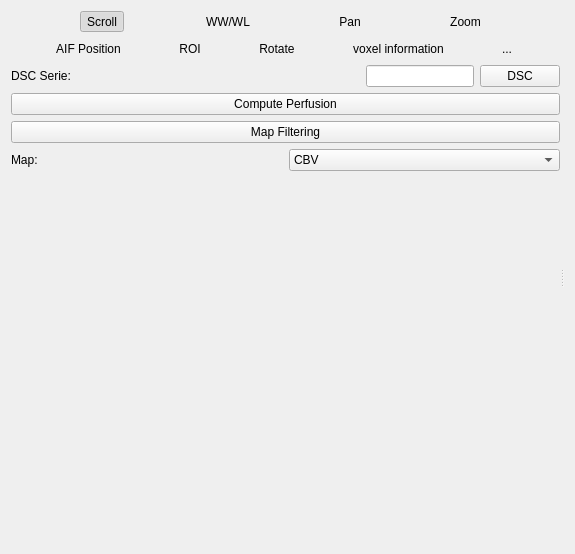
<?xml version="1.0" encoding="UTF-8"?>
<ui version="4.0">
 <class>udg::QPerfusionMapReconstructionExtensionBase</class>
 <widget class="QWidget" name="udg::QPerfusionMapReconstructionExtensionBase">
  <property name="geometry">
   <rect>
    <x>0</x>
    <y>0</y>
    <width>575</width>
    <height>554</height>
   </rect>
  </property>
  <property name="windowTitle">
   <string>Form</string>
  </property>
  <layout class="QHBoxLayout" name="horizontalLayout">
   <item>
    <widget class="QSplitter" name="m_verticalSplitter">
     <property name="orientation">
      <enum>Qt::Horizontal</enum>
     </property>
     <widget class="QSplitter" name="m_horizontalSplitter">
      <property name="sizePolicy">
       <sizepolicy hsizetype="Fixed" vsizetype="Fixed">
        <horstretch>0</horstretch>
        <verstretch>0</verstretch>
       </sizepolicy>
      </property>
      <property name="orientation">
       <enum>Qt::Vertical</enum>
      </property>
      <widget class="QWidget" name="layoutWidget_2">
       <layout class="QVBoxLayout">
        <property name="spacing">
         <number>6</number>
        </property>
        <property name="margin">
         <number>0</number>
        </property>
        <item>
         <layout class="QHBoxLayout">
          <property name="spacing">
           <number>6</number>
          </property>
          <property name="margin">
           <number>0</number>
          </property>
          <item>
           <widget class="QToolButton" name="m_slicingToolButton">
            <property name="text">
             <string>Scroll</string>
            </property>
            <property name="icon">
             <iconset>
              <normaloff/>
             </iconset>
            </property>
            <property name="iconSize">
             <size>
              <width>32</width>
              <height>32</height>
             </size>
            </property>
            <property name="checkable">
             <bool>true</bool>
            </property>
            <property name="checked">
             <bool>true</bool>
            </property>
            <property name="toolButtonStyle">
             <enum>Qt::ToolButtonTextUnderIcon</enum>
            </property>
            <property name="autoRaise">
             <bool>true</bool>
            </property>
           </widget>
          </item>
          <item>
           <widget class="QToolButton" name="m_windowLevelToolButton">
            <property name="text">
             <string>WW/WL</string>
            </property>
            <property name="icon">
             <iconset>
              <normaloff/>
             </iconset>
            </property>
            <property name="iconSize">
             <size>
              <width>32</width>
              <height>32</height>
             </size>
            </property>
            <property name="checkable">
             <bool>true</bool>
            </property>
            <property name="toolButtonStyle">
             <enum>Qt::ToolButtonTextUnderIcon</enum>
            </property>
            <property name="autoRaise">
             <bool>true</bool>
            </property>
           </widget>
          </item>
          <item>
           <widget class="QToolButton" name="m_translateToolButton">
            <property name="text">
             <string>Pan</string>
            </property>
            <property name="icon">
             <iconset>
              <normaloff/>
             </iconset>
            </property>
            <property name="iconSize">
             <size>
              <width>32</width>
              <height>32</height>
             </size>
            </property>
            <property name="checkable">
             <bool>true</bool>
            </property>
            <property name="toolButtonStyle">
             <enum>Qt::ToolButtonTextUnderIcon</enum>
            </property>
            <property name="autoRaise">
             <bool>true</bool>
            </property>
           </widget>
          </item>
          <item>
           <widget class="QToolButton" name="m_zoomToolButton">
            <property name="text">
             <string>Zoom</string>
            </property>
            <property name="icon">
             <iconset>
              <normaloff/>
             </iconset>
            </property>
            <property name="iconSize">
             <size>
              <width>32</width>
              <height>32</height>
             </size>
            </property>
            <property name="checkable">
             <bool>true</bool>
            </property>
            <property name="toolButtonStyle">
             <enum>Qt::ToolButtonTextUnderIcon</enum>
            </property>
            <property name="autoRaise">
             <bool>true</bool>
            </property>
           </widget>
          </item>
         </layout>
        </item>
        <item>
         <layout class="QHBoxLayout">
          <property name="spacing">
           <number>6</number>
          </property>
          <property name="margin">
           <number>0</number>
          </property>
          <item>
           <widget class="QToolButton" name="m_seedToolButton">
            <property name="text">
             <string>AIF Position</string>
            </property>
            <property name="icon">
             <iconset>
              <normaloff/>
             </iconset>
            </property>
            <property name="iconSize">
             <size>
              <width>32</width>
              <height>32</height>
             </size>
            </property>
            <property name="toolButtonStyle">
             <enum>Qt::ToolButtonTextUnderIcon</enum>
            </property>
            <property name="autoRaise">
             <bool>true</bool>
            </property>
           </widget>
          </item>
          <item>
           <widget class="QToolButton" name="m_roiToolButton">
            <property name="text">
             <string>ROI</string>
            </property>
            <property name="icon">
             <iconset>
              <normaloff/>
             </iconset>
            </property>
            <property name="iconSize">
             <size>
              <width>32</width>
              <height>32</height>
             </size>
            </property>
            <property name="toolButtonStyle">
             <enum>Qt::ToolButtonTextUnderIcon</enum>
            </property>
            <property name="autoRaise">
             <bool>true</bool>
            </property>
           </widget>
          </item>
          <item>
           <widget class="QToolButton" name="m_rotateClockWiseToolButton">
            <property name="text">
             <string>Rotate</string>
            </property>
            <property name="icon">
             <iconset>
              <normaloff/>
             </iconset>
            </property>
            <property name="iconSize">
             <size>
              <width>32</width>
              <height>32</height>
             </size>
            </property>
            <property name="toolButtonStyle">
             <enum>Qt::ToolButtonTextUnderIcon</enum>
            </property>
            <property name="autoRaise">
             <bool>true</bool>
            </property>
           </widget>
          </item>
          <item>
           <widget class="QToolButton" name="m_voxelInformationToolButton">
            <property name="enabled">
             <bool>true</bool>
            </property>
            <property name="layoutDirection">
             <enum>Qt::LeftToRight</enum>
            </property>
            <property name="text">
             <string>voxel information</string>
            </property>
            <property name="icon">
             <iconset>
              <normaloff/>
             </iconset>
            </property>
            <property name="iconSize">
             <size>
              <width>32</width>
              <height>32</height>
             </size>
            </property>
            <property name="checkable">
             <bool>true</bool>
            </property>
            <property name="autoRaise">
             <bool>true</bool>
            </property>
           </widget>
          </item>
          <item>
           <widget class="QToolButton" name="m_screenShotToolButton">
            <property name="text">
             <string>...</string>
            </property>
            <property name="icon">
             <iconset>
              <normaloff/>
             </iconset>
            </property>
            <property name="iconSize">
             <size>
              <width>32</width>
              <height>32</height>
             </size>
            </property>
            <property name="checkable">
             <bool>true</bool>
            </property>
            <property name="autoRaise">
             <bool>true</bool>
            </property>
           </widget>
          </item>
         </layout>
        </item>
        <item>
         <layout class="QHBoxLayout">
          <property name="spacing">
           <number>6</number>
          </property>
          <property name="margin">
           <number>0</number>
          </property>
          <item>
           <widget class="QLabel" name="m_DSCLabel">
            <property name="text">
             <string>DSC Serie:</string>
            </property>
           </widget>
          </item>
          <item>
           <widget class="QLineEdit" name="m_DSCLineEdit">
            <property name="sizePolicy">
             <sizepolicy hsizetype="Fixed" vsizetype="Fixed">
              <horstretch>0</horstretch>
              <verstretch>0</verstretch>
             </sizepolicy>
            </property>
           </widget>
          </item>
          <item>
           <widget class="QPushButton" name="m_chooseDSCPushButton">
            <property name="sizePolicy">
             <sizepolicy hsizetype="Fixed" vsizetype="Fixed">
              <horstretch>0</horstretch>
              <verstretch>0</verstretch>
             </sizepolicy>
            </property>
            <property name="text">
             <string>DSC</string>
            </property>
           </widget>
          </item>
         </layout>
        </item>
        <item>
         <widget class="QPushButton" name="m_computePerfusionPushButton">
          <property name="text">
           <string>Compute Perfusion</string>
          </property>
         </widget>
        </item>
        <item>
         <widget class="QPushButton" name="m_filterPushButton">
          <property name="text">
           <string>Map Filtering</string>
          </property>
         </widget>
        </item>
        <item>
         <layout class="QHBoxLayout">
          <property name="spacing">
           <number>6</number>
          </property>
          <property name="margin">
           <number>0</number>
          </property>
          <item>
           <widget class="QLabel" name="m_viewLabel">
            <property name="text">
             <string>Map:</string>
            </property>
           </widget>
          </item>
          <item>
           <widget class="QComboBox" name="m_mapViewComboBox">
            <item>
             <property name="text">
              <string>CBV</string>
             </property>
            </item>
            <item>
             <property name="text">
              <string>CBF</string>
             </property>
            </item>
            <item>
             <property name="text">
              <string>MTT</string>
             </property>
            </item>
           </widget>
          </item>
         </layout>
        </item>
        <item>
         <widget class="udg::QGraphicPlotWidget" name="m_aifplot" native="true">
          <property name="sizePolicy">
           <sizepolicy hsizetype="Preferred" vsizetype="Preferred">
            <horstretch>0</horstretch>
            <verstretch>0</verstretch>
           </sizepolicy>
          </property>
          <property name="minimumSize">
           <size>
            <width>20</width>
            <height>20</height>
           </size>
          </property>
          <property name="maximumSize">
           <size>
            <width>16777215</width>
            <height>16777215</height>
           </size>
          </property>
         </widget>
        </item>
        <item>
         <widget class="udg::QGraphicPlotWidget" name="m_graphicplot" native="true">
          <property name="sizePolicy">
           <sizepolicy hsizetype="Preferred" vsizetype="Preferred">
            <horstretch>0</horstretch>
            <verstretch>0</verstretch>
           </sizepolicy>
          </property>
          <property name="minimumSize">
           <size>
            <width>20</width>
            <height>20</height>
           </size>
          </property>
          <property name="maximumSize">
           <size>
            <width>16777215</width>
            <height>16777215</height>
           </size>
          </property>
         </widget>
        </item>
        <item>
         <spacer>
          <property name="orientation">
           <enum>Qt::Vertical</enum>
          </property>
          <property name="sizeHint" stdset="0">
           <size>
            <width>20</width>
            <height>40</height>
           </size>
          </property>
         </spacer>
        </item>
       </layout>
      </widget>
     </widget>
     <widget class="QWidget" name="layoutWidget">
      <layout class="QVBoxLayout">
       <property name="spacing">
        <number>6</number>
       </property>
       <property name="margin">
        <number>0</number>
       </property>
       <item>
        <widget class="udg::Q2DViewerWidget" name="m_2DView" native="true">
         <property name="sizePolicy">
          <sizepolicy hsizetype="Expanding" vsizetype="Expanding">
           <horstretch>0</horstretch>
           <verstretch>0</verstretch>
          </sizepolicy>
         </property>
         <property name="maximumSize">
          <size>
           <width>100000</width>
           <height>100000</height>
          </size>
         </property>
        </widget>
       </item>
      </layout>
     </widget>
    </widget>
   </item>
  </layout>
 </widget>
 <customwidgets>
  <customwidget>
   <class>udg::QGraphicPlotWidget</class>
   <extends>QWidget</extends>
   <header>qgraphicplotwidget.h</header>
  </customwidget>
  <customwidget>
   <class>udg::Q2DViewerWidget</class>
   <extends>QWidget</extends>
   <header>q2dviewerwidget.h</header>
   <container>1</container>
  </customwidget>
 </customwidgets>
 <resources/>
 <connections/>
</ui>
